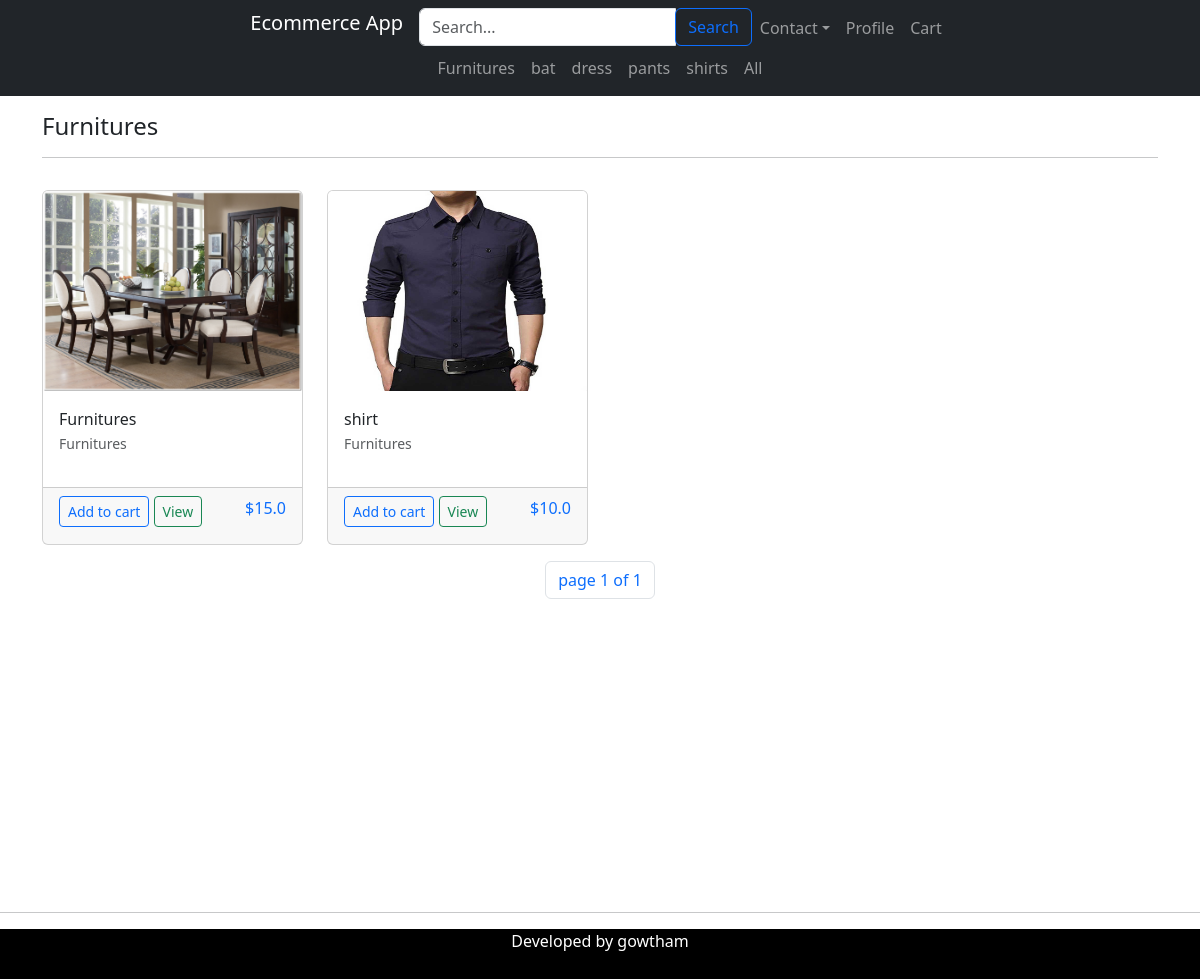
The app's page /category/4/ with its own data.
### products/models.py (models this page shows, shortened)
class Category(models.Model):
    name = models.CharField(max_length=255, blank=False, null=False)
    class Meta:
        verbose_name_plural = "Categories"
    def __str__(self):
        return str(self.name)

class Product(models.Model):
    category = models.ForeignKey("products.Category", on_delete=models.CASCADE, related_name='product_category', blank=False, null=False)
    name = models.CharField(max_length=255, blank=False, null=False)
    image = models.ImageField(upload_to=get_image_filepath, default=get_default_image, storage=OverriteFile(), blank=False, null=False)
    description = models.CharField(max_length=1024, blank=True, null=True)
    price = models.FloatField(max_length=64, blank=False, null=False)
    is_recommended = models.BooleanField(default=True)
    created_date_time = models.DateTimeField(default=timezone.now, blank=False, null=False)
    is_visible = models.BooleanField(default=True)

### products/views.py (the view)
# urls.py: path('category/<int:pk>/', views.category_products, name='category_products'),
def category_products(request, pk):
    products = Product.objects.filter(is_visible=True, category=pk).order_by('id')
    category = Category.objects.get(pk=pk)
    paginator = Paginator(products, 16)
    page_number = request.GET.get('page')
    page = paginator.get_page(page_number)
    context = {'page': page, 'category': category}
    return render(request, 'category_products.html', context=context)

### products/context_processors.py (called while the page is built)
def categories(request):
    return {'categories': Category.objects.all()}

### products/templates/category_products.html (shortened to what this page needs)
{% extends 'base.html' %}
{% block content %}
<div class="container pt-3 min-vh-100">
    <h4>{{ category }}</h4>
    <hr class="hr" />
    <div class="row card-group">
        {% for item in page %}
        <div class="col-3 my-3">
            <div class="card h-100">
                <img src="{{ item.image.url }}" alt="image" class="card-img-top" style="height: 200px;">
                <div class="card-body">
                    <ul class="list-inline">
                        <li>
                            <a class="card-title text-decoration-none">{{ item.name }}</a>
                        </li>
                        <li><small class="text-muted">{{ item.category }}</small></li>
                    </ul>
                </div>
                <div class="card-footer d-flex justify-content-between">
                    <div>
                        <a class="btn btn-sm btn-outline-primary" href="{% url 'cart_action' item.pk %}?action=add">Add to cart</a>
                        <a class="btn btn-sm btn-outline-success" href="{% url 'product' item.pk %}">View</a>
                    </div>
                    <div class="text-right">
                        <p class="text-primary">${{ item.price }}</p>
                    </div>
                </div>
            </div>
        </div>
        {% empty %}
        <span>There is no product assigned to this category.</span>
        {% endfor %}
    </div>
    {% if page %}
    <nav aria-label="pagination">
        <ul class="pagination justify-content-center">
            <li class="page-item"><a class="page-link" href="#">page {{ page.number }} of {{ page.paginator.num_pages}}</a></li>
        </ul>
    </nav>
    {% endif %}
</div>
{% endblock %}

### products/templates/base.html (shortened to what this page needs)
<!DOCTYPE html>
<html lang="en">
<head>
    <link href="https://cdn.jsdelivr.net/npm/bootstrap@5.3.1/dist/css/bootstrap.min.css" rel="stylesheet"
>
</head>
<body>
    <nav class="navbar navbar-expand navbar-dark bg-dark">
        <div class="container flex-column">
            <div class="col-12 d-flex justify-content-center align-items-center">
                <ul class="navbar-nav">
                    <li class="nav-item">
                        <a class="navbar-brand" href="{% url 'home' %}">Ecommerce App</a>
                    </li>
                    <li>
                        <form method="POST" action="{% url 'search' %}" enctype="multipart/form-data">
                            <div class="input-group">
                                <input name="searched" type="text" class="form-control" placeholder="Search...">
                                <span class="input-group-append">
                                    <button class="btn btn-outline-primary">Search</button>
                                </span>
                            </div>
                        </form>
                    </li>
                    <li class="navbar-item">
                        <div class="dropdown">
                            <a class="btn dropdown-toggle nav-link" href="#" role="button" data-bs-toggle="dropdown" aria-expanded="false">Contact</a>
                          </div>
                    </li>
                    <li class="navbar-item">
                        <a class="nav-link" href="{% url 'profile' %}">Profile</a>
                    </li>
                    <li class="navbar-item">
                        <a class="nav-link" href="{% url 'cart' %}">Cart</a>
                    </li>
                </ul>
            </div>
            <ul class="navbar-nav">
                {% for item in categories|slice:":6" %}
                <li class="navbar-item">
                    <a class="nav-link" href="{% url 'category_products' item.pk %}">{{ item.name }}</a>
                </li>
                {% endfor %}
                <li class="navbar-item">
                    <a class="nav-link" href="{% url 'categories_all' %}">All</a>
                </li>
            </ul>
        </div>
    </nav>
    {% block content %}
    {% endblock %}
    <hr><center>
    <div class="pil" style="background-color: black; color: white; height: 50px;">Developed by gowtham</div>
</center>
</body>
</html>

### records on screen
Category: name "Furnitures"
Category: name "bat"
Category: name "dress"
Category: name "pants"
Category: name "shirts"
Product: image (picture), name "Furnitures", category "Furnitures", price "15.0"
Product: image (picture), name "shirt", category "Furnitures", price "10.0"

### other values on screen
{{ page.number }} "1"
{{ page.paginator.num_pages }} "1"
